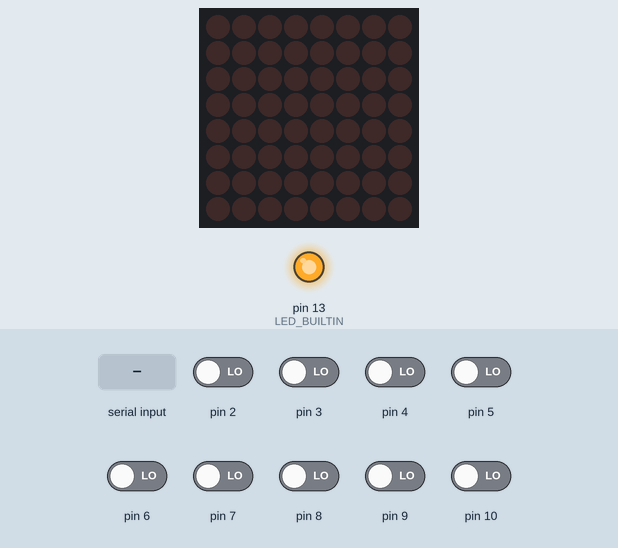
A sketch run on a simulated Arduino Uno, built with avr-gcc and run on an emulated ATmega328P. Shown: 8×8 LED matrix, output pins drawn as LEDs (lit = HIGH). Wiring (inferred from the names in the program): MAX7219 LED driver (orientation assumed): data A1; clock A2; CS A0. The inputs (shaded band) are chosen by the test bench; at power-on: pin 2–10 LOW. Pins used as bus, display or sensor lines are not drawn; what the sketch prints to the serial monitor is not drawn.

Above: at 1.2 s.
1.3 s: "1" received over Serial
At 3.0 s:
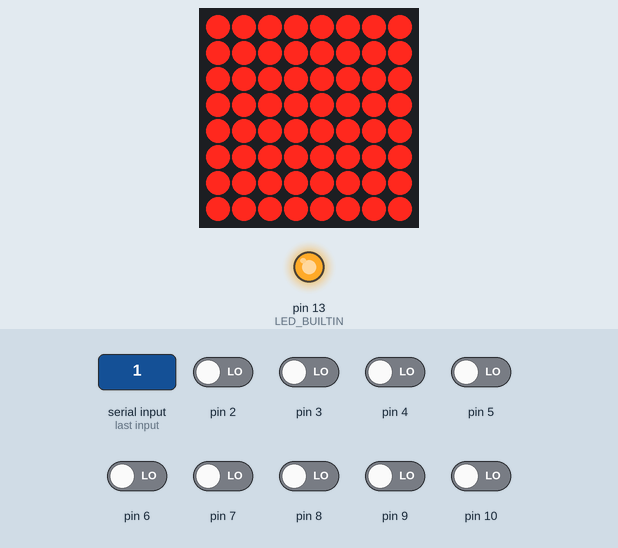
3.4 s: pin 3 driven HIGH
5.5 s: pin 4 driven HIGH
7.6 s: pin 5 driven HIGH
9.7 s: pin 6 driven HIGH
11.8 s: pin 7 driven HIGH
Timing chart, 0 to 14.8 s (numbered marks = the images above; inputs shaded):
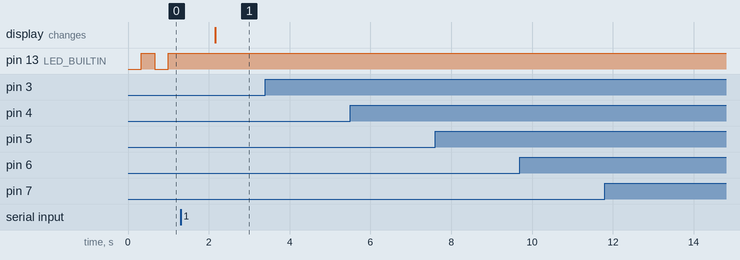

Measured:
- after the input at 1.3 s, pin 13 (LED_BUILTIN): stops changing and stays HIGH; the display: changes after 0.86 s (image 1)
- after the input at 3.4 s, every drawn part: stays the same
- after the input at 5.5 s, every drawn part: stays the same
- after the input at 7.6 s, every drawn part: stays the same
- after the input at 9.7 s, every drawn part: stays the same
- after the input at 11.8 s, every drawn part: stays the same

The sketch:

Arduino-Rom-Dumper.ino
```cpp
/* Arduino pins 3/4/5/6/7 = ROM D3/D4/D5/D6/D7
 * Arduino pins 8/9/10 = ROM D0/D1/D2
 */

const unsigned long SERIAL_SPEED = 115200;

const unsigned long ROM_SIZE = 64 * 1024UL;

// Delay between address write and data read (us)
const byte READ_DELAY = 50;

const byte SR_LATCH_PIN = A0;
const byte SR_DATA_PIN = A1;
const byte SR_CLOCK_PIN = A2;

void write_address (word address) {
  digitalWrite (SR_LATCH_PIN, LOW);
  shiftOut (SR_DATA_PIN, SR_CLOCK_PIN, MSBFIRST, address >> 8);
  shiftOut (SR_DATA_PIN, SR_CLOCK_PIN, MSBFIRST, address & 0xFF);
  digitalWrite (SR_LATCH_PIN, HIGH);
}

byte read_byte (word address) {
  write_address (address);
  delayMicroseconds (READ_DELAY);
  byte data = (PIND & 0xF8) | (PINB & 0x07);

  return data;
}

void setup () {
  // Data lines
  pinMode (3, INPUT);
  pinMode (4, INPUT);
  pinMode (5, INPUT);
  pinMode (6, INPUT);
  pinMode (7, INPUT);
  pinMode (8, INPUT);
  pinMode (9, INPUT);
  pinMode (10, INPUT);

  // SR control lines
  pinMode (SR_LATCH_PIN,  OUTPUT);
  pinMode (SR_DATA_PIN,  OUTPUT);
  pinMode (SR_CLOCK_PIN,  OUTPUT);
  digitalWrite (SR_LATCH_PIN, HIGH);

  // Pin
  pinMode (LED_BUILTIN, OUTPUT);

  // Serial port for I/O
  Serial.begin (SERIAL_SPEED);
}

void loop () {
  // Wait for a character on serial port
  bool start = false;
  while (!start) {
    digitalWrite (LED_BUILTIN, (millis () / 333) % 2);
    while (Serial.available ()) {
      Serial.read ();
      start = true;
    }
  }

  // Go!
  for (unsigned long i = 0; i < ROM_SIZE; i++) {
    byte b = read_byte ((word) i);
    Serial.write (b);
  }
}
```
